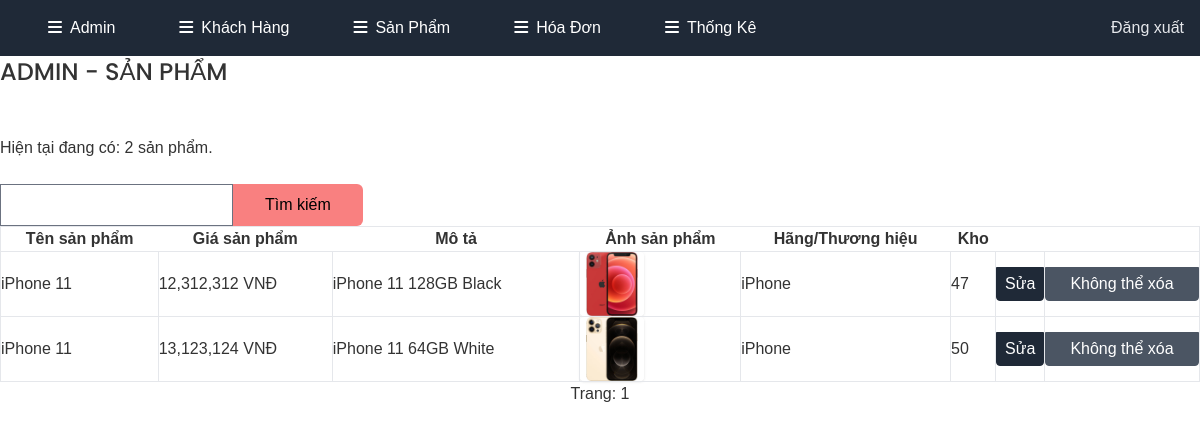
The app's page /admin/sanpham.php?tim_kiem=iPhone 11 (signed in) with its own data.
### tables this page shows
CREATE TABLE `san_pham` (
  `ma` int(11) NOT NULL,
  `ten` varchar(100) NOT NULL,
  `gia` varchar(25) NOT NULL,
  `mo_ta` varchar(100) NOT NULL,
  `anh` varchar(100) NOT NULL,
  `ma_hang` int(11) DEFAULT NULL,
  `ma_the_loai` int(25) NOT NULL,
  `kho` int(25) NOT NULL,
  `tong_kho` int(25) NOT NULL,
  `da_ban` varchar(25) NOT NULL
);

CREATE TABLE `hang` (
  `ma` int(11) NOT NULL,
  `ten` varchar(25) NOT NULL
);

### public/admin/sanpham.php (the view, shortened to what this page needs)
<!DOCTYPE html>
<html>
<head>
</head>
<body>
    <?php
$thu_muc_anh = '../images/img_sp/';
include 'index1.php';
include '../connect.php';
$tim_kiem = '';
if (isset($_GET['tim_kiem'])){
	$tim_kiem = $_GET['tim_kiem'];
}
$sql = "select san_pham.*,
hang.ten as 'ten_hang' from san_pham
join hang on hang.ma = san_pham.ma_hang
where san_pham.ten like '%$tim_kiem%'";
$result = mysqli_query($connect,$sql);
$all_sp = mysqli_num_rows($result);
$sp_1_trang = 4;
$so_trang = ceil( $all_sp / $sp_1_trang );
$trang = 1;
$skip_sp = ($trang - 1) * $sp_1_trang;
$sql = "$sql limit $sp_1_trang offset $skip_sp";
$result = mysqli_query($connect,$sql);
?>
    <h1 class="text-2xl font-medium text-grey-800 uppercase mb-6 font-poppins">Admin - Sản phẩm</h1>
    <br>
    <h1>Hiện tại đang có: <?php echo $all_sp ?> sản phẩm.</h1><br>
    <div class="w-full max-w-xl relative flex">
        <form id="search">
            <input class="border" type="search" name="tim_kiem"><br>
        </form>
        <button type="submit" form="search"
            class="bg-red-400 border-red-400 text-black px-8 rounded-r-md hover:bg-transparent hover:text-red-400 transition">Tìm
            kiếm
        </button>
    </div>
    <table class="border w-full">
        <tr class="border">
            <th>Tên sản phẩm</th>
            <th>Giá sản phẩm</th>
            <th>Mô tả</th>
            <th>Ảnh sản phẩm</th>
            <th>Hãng/Thương hiệu</th>
            <th>Kho</th>
            <th></th>
            <th></th>
        </tr>
        <?php foreach ($result as $each): ?>
        <?php
            $ma_san_pham = $each['ma'];
            $sqlx = "SELECT * FROM `san_pham`
            JOIN hoa_don_chi_tiet on hoa_don_chi_tiet.ma_san_pham = san_pham.ma
            WHERE ma = '$ma_san_pham'";
            $resultx = mysqli_query($connect, $sqlx);
            $eachx = mysqli_num_rows($resultx)
            ?>
        <tr class="border">
            <td class="border">
                <?php echo $each['ten'] ?>
            </td>
            <td class="border">
                <?php $num = $each['gia'];
			$formattedNum = number_format($num);
			echo $formattedNum;
			?> VNĐ
            </td>
            <td class="border">
                <?php echo $each['mo_ta'] ?>
            </td>
            <td class="border">
                <img class="shadow rounded overflow-hidden h-16 w-16 items-center justify-center"
                    src="<?php echo $thu_muc_anh . $each['anh'] ?>">
            </td>
            <td class="border">
                <?php echo $each['ten_hang'] ?>
            </td>
            <td class="border">
                <?php echo $each['kho']?>
            </td>
            <td class="border">
                <a href="sp_form_update.php?ma=<?php echo $each['ma']?>"
                    class="block w-full py-1 text-center text-white bg-gray-800 border border-gray-800 rounded-b hover:bg-transparent hover:text-red-400 transition">
                    Sửa
                </a>
            </td>
            <td class="border">
                <?php if($eachx == 0){?>
                <a href="sp_delete.php?ma=<?php echo $each['ma']?>"
                    class="block w-full py-1 text-center text-white bg-red-400 border border-red-400 rounded-b hover:bg-transparent hover:text-red-400 transition">
                    Xóa
                </a>
                <?php }else{?>
                <a href="#"
                    class="block w-full py-1 text-center text-white bg-gray-600 border border-gray-600 rounded-b hover:bg-transparent hover:text-red-400 transition"
                    readonly>
                    Không thể xóa
                </a>
                <?php }?>
            </td>
        </tr>
        <?php endforeach ?>
    </table>
    <p class="text-center">
        Trang:
        <?php for ($i=1; $i <= $so_trang ; $i++){ ?>
        <a href="?trang=<?php echo $i ?>&tim_kiem=<?php echo $tim_kiem ?>">
            <?php echo $i ?>
        </a>
        <?php } ?>
    </p>
</body>
</html>

### public/admin/index1.php (style rules this page uses)
* { margin: 0; padding: 0; }
body { font-family: sans-serif; color: #333; }

### records on screen
san_pham: ten "iPhone 11", gia "12,312,312", mo_ta "iPhone 11 128GB Black", anh (picture), ma_hang.ten "iPhone", kho "47"
san_pham: ten "iPhone 11", gia "13,123,124", mo_ta "iPhone 11 64GB White", anh (picture), ma_hang.ten "iPhone", kho "50"

### other values on screen
$all_sp "2"
